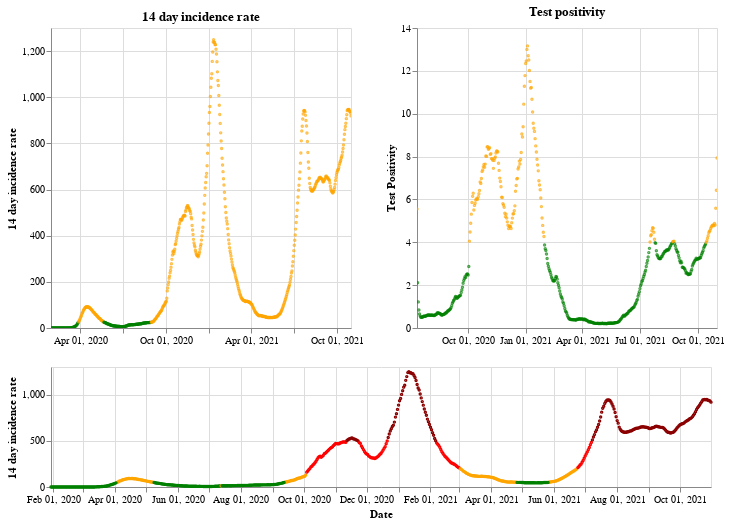

Here is the notebook cell this chart was saved with:
### Markdown cell above
## England

### Code cell
plot_traffic_light('England')

### Figure 1 — Vega-Lite specification as saved in the notebook (floating-point values rounded to 4 significant figures; data arrays with more than 128 entries replaced by an {"elided": "..."} marker saying what was removed)
{"config": {"view": {"continuousWidth": 400, "continuousHeight": 300}}, "vconcat": [{"hconcat": [{"mark": {"type": "point", "size": 2}, "encoding": {"color": {"condition": {"value": "green", "test": "(datum.twoWeeklyCasesRate <= 25)"}, "value": "orange"}, "tooltip": [{"type": "nominal", "field": "areaName"}, {"type": "temporal", "field": "date"}, {"type": "quantitative", "field": "twoWeeklyCasesRate"}, {"type": "quantitative", "field": "testPositivity"}], "x": {"type": "temporal", "axis": {"title": ""}, "field": "date", "scale": {"domain": {"selection": "DateBrush"}}, "timeUnit": "yearmonthdate"}, "y": {"type": "quantitative", "axis": {"title": "14 day incidence rate"}, "field": "twoWeeklyCasesRate"}}, "title": "14 day incidence rate", "width": 300}, {"mark": {"type": "point", "size": 2}, "encoding": {"color": {"condition": {"value": "green", "test": "(datum.testPositivity <= 4)"}, "value": "orange"}, "tooltip": [{"type": "nominal", "field": "areaName"}, {"type": "temporal", "field": "date"}, {"type": "quantitative", "field": "twoWeeklyCasesRate"}, {"type": "quantitative", "field": "testPositivity"}], "x": {"type": "temporal", "axis": {"title": ""}, "field": "date", "scale": {"domain": {"selection": "DateBrush"}}, "timeUnit": "yearmonthdate"}, "y": {"type": "quantitative", "axis": {"title": "Test Positivity"}, "field": "testPositivity"}}, "title": "Test positivity", "width": 300}]}, {"layer": [{"mark": {"type": "point", "size": 2}, "encoding": {"color": {"condition": {"value": "orange", "test": "(((datum.testPositivity < 4) && (datum.twoWeeklyCasesRate >= 50)) && (datum.twoWeeklyCasesRate < 200))"}, "value": "red"}, "opacity": {"condition": {"value": 1, "test": "((datum.twoWeeklyCasesRate >= 50) && (datum.twoWeeklyCasesRate < 500))"}, "value": 0}, "tooltip": [{"type": "nominal", "field": "areaName"}, {"type": "temporal", "field": "date"}, {"type": "quantitative", "field": "twoWeeklyCasesRate"}, {"type": "quantitative", "field": "testPositivity"}], "x": {"type": "temporal", "axis": {"title": "Date"}, "field": "date", "timeUnit": "yearmonthdate"}, "y": {"type": "quantitative", "axis": {"title": "14 day incidence rate"}, "field": "twoWeeklyCasesRate"}}, "selection": {"DateBrush": {"type": "interval", "encodings": ["x"], "fields": ["Time"]}}}, {"mark": {"type": "point", "size": 2}, "encoding": {"color": {"value": "darkred"}, "opacity": {"condition": {"value": 1, "test": "(datum.twoWeeklyCasesRate >= 500)"}, "value": 0}, "tooltip": [{"type": "nominal", "field": "areaName"}, {"type": "temporal", "field": "date"}, {"type": "quantitative", "field": "twoWeeklyCasesRate"}, {"type": "quantitative", "field": "testPositivity"}], "x": {"type": "temporal", "axis": {"title": "Date"}, "field": "date", "timeUnit": "yearmonthdate"}, "y": {"type": "quantitative", "axis": {"title": "14 day incidence rate"}, "field": "twoWeeklyCasesRate"}}}, {"mark": {"type": "point", "size": 2}, "encoding": {"color": {"condition": {"value": "green", "test": "((datum.testPositivity < 4) && (datum.twoWeeklyCasesRate < 50))"}, "value": "orange"}, "opacity": {"condition": {"value": 1, "test": "(datum.twoWeeklyCasesRate < 50)"}, "value": 0}, "tooltip": [{"type": "nominal", "field": "areaName"}, {"type": "temporal", "field": "date"}, {"type": "quantitative", "field": "twoWeeklyCasesRate"}, {"type": "quantitative", "field": "testPositivity"}], "x": {"type": "temporal", "axis": {"title": "Date"}, "field": "date", "timeUnit": "yearmonthdate"}, "y": {"type": "quantitative", "axis": {"title": "14 day incidence rate"}, "field": "twoWeeklyCasesRate"}}}], "height": 120, "width": 660}], "data": {"name": "data-f66b31b3003b49d4ae91647524e28294"}, "$schema": "https://vega.github.io/schema/vega-lite/v4.8.1.json", "datasets": {"data-f66b31b3003b49d4ae91647524e28294": {"elided": "641 records"}}}
